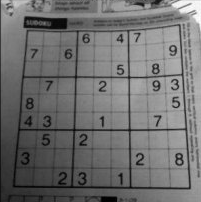
#> input picture thresholding/sudoku.png, 201 x 202 px
$ python sudoku.py
#> lines starting #> are read from the running program, lines starting #| are printed output that depends on the picture; after the words box and inside, x2 and y2 are one past the last pixel; in counts of white or black regions, pixels touching at a corner belong together
import cv2
import numpy as np
img = cv2.imread("sudoku.png")
#> img is the input picture: shape (202, 201, 3); min 0, max 255, mean 111.5
img_gray = cv2.imread("sudoku.png",0)
#> img_gray: shape (202, 201); min 0, max 255, mean 111.5

thresh_img = cv2.adaptiveThreshold(img_gray,255,cv2.ADAPTIVE_THRESH_MEAN_C,cv2.THRESH_BINARY,15,2)
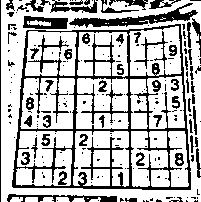
#> thresh_img: shape (202, 201); 71.9% white; 209 black regions (148 under 20 px), largest, box (x1, y1, x2, y2) and area: (12, 24, 191, 190) 5562, (69, 3, 198, 28) 950, (23, 16, 68, 29) 404

th2 = cv2.adaptiveThreshold(img_gray,255,cv2.ADAPTIVE_THRESH_MEAN_C,cv2.THRESH_BINARY,15,10)
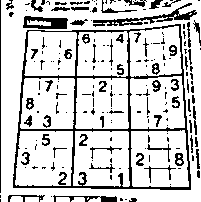
#> th2: shape (202, 201); 80.8% white; black in thin lines or dots


cv2.imshow("asdfa",thresh_img)
cv2.imshow("asdf",th2)

cv2.waitKey(0)
cv2.destroyAllWindows()
